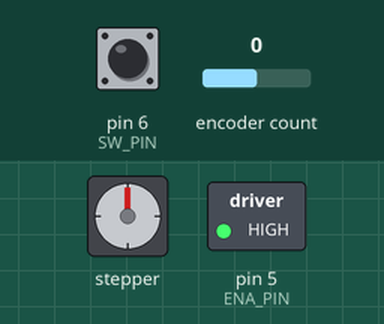
Recording of a sketch running on a simulated Arduino Uno, built with avr-gcc and run on an emulated ATmega328P. Shown: stepper motor, switched loads named in the sketch (green lamp = pin HIGH). The inputs (shaded band) are chosen by the test bench; at power-on: encoder count 0, pin 6 (SW_PIN) HIGH. Stepper angles assume 200 steps per turn.

Above: at 1.2 s.
1.3 s: encoder count set to 1
At 2.2 s:
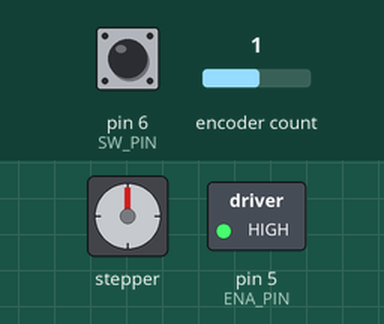
4.3 s: encoder count set to 2
7.3 s: encoder count set to 6
At 10.29 s:
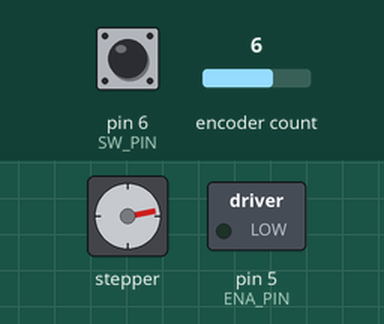
10.3 s: pin 6 (SW_PIN) pulled LOW for 0.15 s
At 11.4 s:
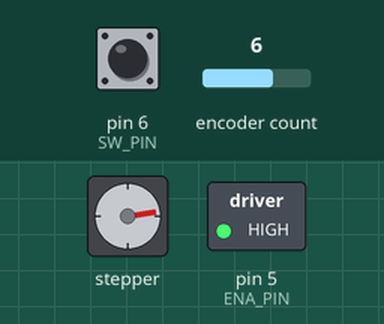
11.9 s: encoder count set to 10
At 13.05 s:
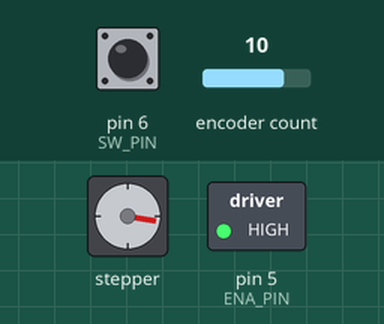
14.9 s: encoder count set to 14
Timing chart, 0 to 20.5 s (numbered marks = the images above; inputs shaded):
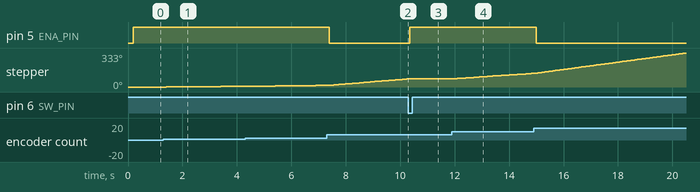

The sketch:

step_motor_encoder_no_serialprint.ino
```cpp
#include "AccelStepper.h"
#include "Encoder.h"

// Pin Definitions
#define STEP_PIN 3
#define DIR_PIN 4
#define ENA_PIN 5
#define ENC_A 2    // Encoder signal A pin
#define ENC_B 7    // Encoder signal B pin
#define SW_PIN 6   // Switch pin to reset speed

// Create AccelStepper instance
AccelStepper stepper = AccelStepper(AccelStepper::DRIVER, STEP_PIN, DIR_PIN);

// Create Encoder instance
Encoder encoder(ENC_A, ENC_B);

// Variables for Encoder and Speed
long lastEncoderValue = 0;
int speed = 0;
long encoderChange = 0; // Store change in encoder value
int incrementStep = 1;  // Default step increment is 1

// Timers for Non-Blocking Operations
unsigned long lastReadTime = 0;
const unsigned long readInterval = 200;    // Interval for reading encoder (ms)
// Variables for Switch Debouncing
unsigned long lastDebounceTime = 0;
const unsigned long debounceDelay = 50;    // Debounce delay (ms)
bool lastSwitchState = HIGH;               // Last state of the switch

void setup() {
  pinMode(ENA_PIN, OUTPUT);
  pinMode(SW_PIN, INPUT_PULLUP);  // Set the switch pin as input with internal pull-up resistor

  digitalWrite(ENA_PIN, LOW);
  stepper.setMaxSpeed(3000);
  stepper.setAcceleration(100);
  stepper.moveTo(10000000);  // Arbitrary large value for continuous motion
  lastEncoderValue = encoder.read();
}

void loop() {
  unsigned long currentTime = millis();

  if (currentTime - lastReadTime >= readInterval) {
    long encoderValue = encoder.read()/4;
    encoderChange = encoderValue - lastEncoderValue; // Calculate change in encoder value

    // If encoder has changed, update speed
    if (encoderChange != 0) {
      if (abs(encoderChange) > 4) {
        incrementStep = 100;
      } else if (abs(encoderChange) > 2) {
        incrementStep = 10;
      } else {
        incrementStep = 1;
      }

      // Adjust speed based on encoder movement direction
      speed += incrementStep * (encoderChange > 0 ? 1 : -1);
      speed = constrain(speed, 0, 30000);
      lastEncoderValue = encoderValue;
    }
    if (speed <= 10) {
      digitalWrite(ENA_PIN, HIGH);
    } else {
      digitalWrite(ENA_PIN, LOW);
    }
    lastReadTime = currentTime;
  }
  // Check Switch to Reset Speed
  bool currentSwitchState = digitalRead(SW_PIN);

  if (currentSwitchState != lastSwitchState) {
    lastDebounceTime = currentTime;  // If the switch state changed, reset debounce timer
  }
  if ((currentTime - lastDebounceTime) > debounceDelay) {
    if (currentSwitchState == LOW) {  // Switch pressed (assuming active-low)
      speed = 0;
      digitalWrite(ENA_PIN, HIGH);  // Disable the motor
    }
  }

  lastSwitchState = currentSwitchState;


  stepper.setSpeed(speed);
  stepper.runSpeed();
}
```

Measured:
- after the input at 7.3 s, pin 5 (ENA_PIN): HIGH → LOW after 0.10 s
- after the input at 10.3 s, pin 5 (ENA_PIN): LOW → HIGH after 0.05 s; stepper: goes on until 10.3 s, then stays 81°
- after the input at 11.9 s, stepper: keeps turning clockwise at about 19°/s, starting after 0.10 s
- after the input at 14.9 s, pin 5 (ENA_PIN): HIGH → LOW after 0.10 s
